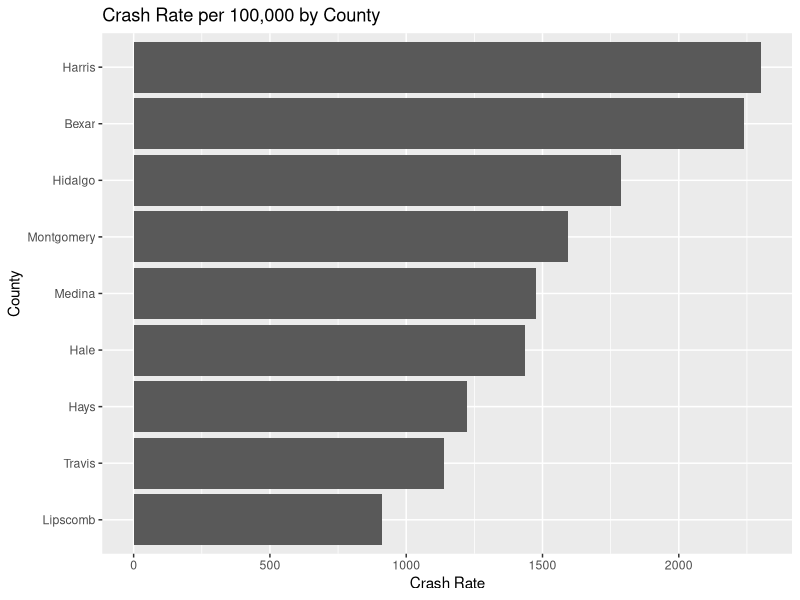
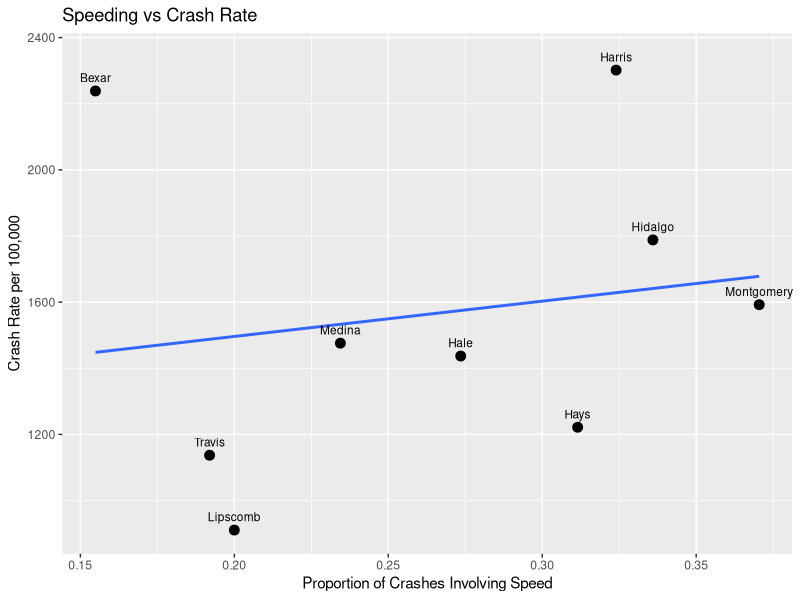
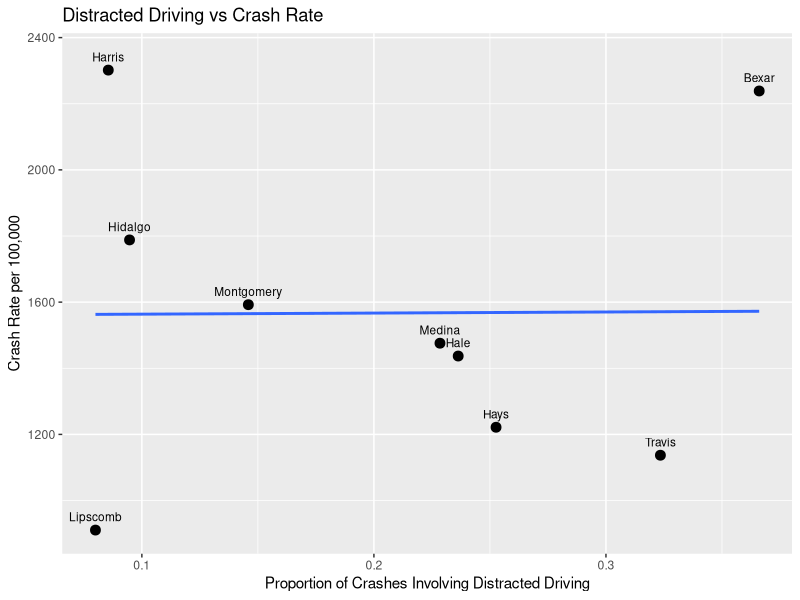
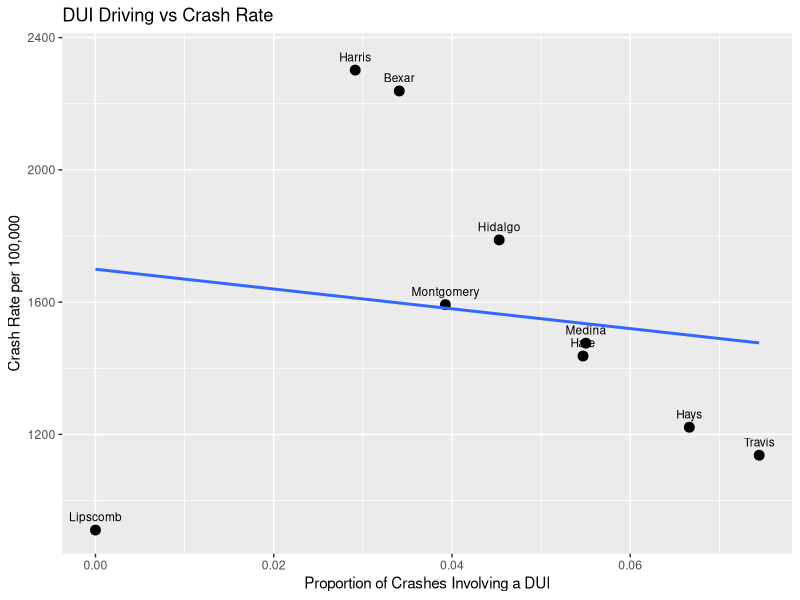
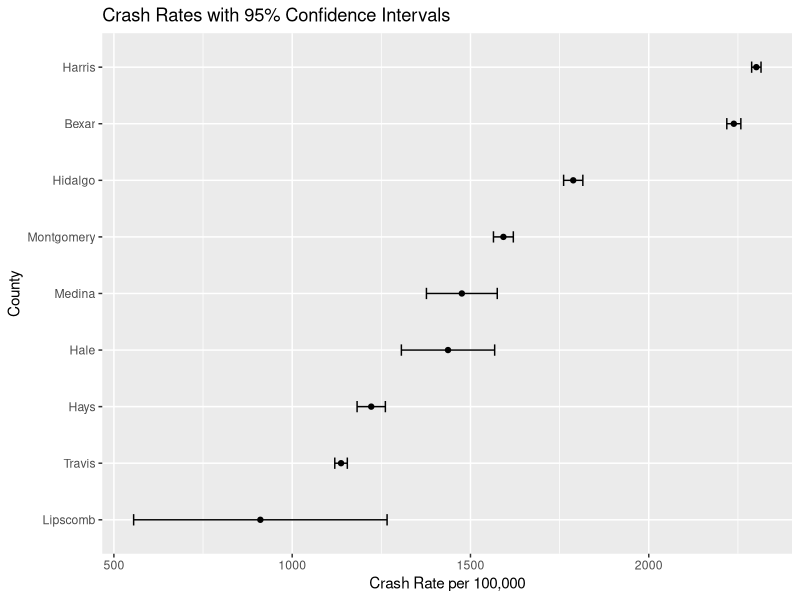
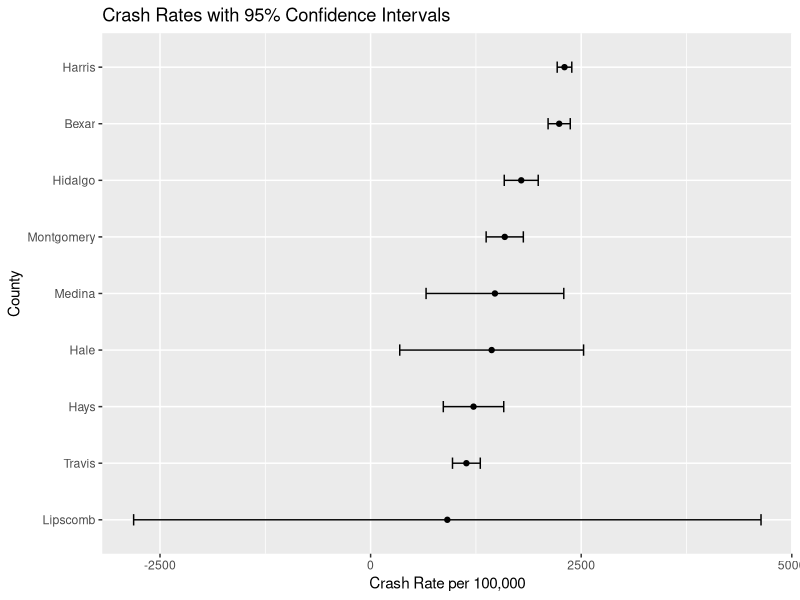

Reproduce these figures in R, in order.
## ---- chunk 1
knitr::opts_chunk$set(echo = TRUE, warning = FALSE, message = FALSE)
library(tidyverse)
## ---- chunk 2
crash <- read.csv("Crash_Data_2024.csv")

head(crash)
str(crash)
## ---- chunk 3
crash <- crash %>%
  mutate(
    Total_Crashes = as.numeric(gsub(",", "", Total_Crashes)),
    Population = as.numeric(gsub(",", "", Population)),
    Fatal_Crashes = as.numeric(gsub(",", "", Fatal_Crashes)),
    Speed_Crashes = as.numeric(gsub(",", "", Speed_Crashes)),
    DUI_Crashes = as.numeric(gsub(",", "", DUI_Crashes)),
    Distracted_Crashes = as.numeric(gsub(",", "", Distracted_Crashes)),
    Serious_Crashes = as.numeric(gsub(",", "", Serious_Crashes)),
    Minor_Crashes = as.numeric(gsub(",", "", Minor_Crashes))
  )

crash <- crash %>%
  mutate(
    Crash_Rate = (Total_Crashes / Population) * 100000,
    Fatal_Rate = (Fatal_Crashes / Population) * 100000,
    SpeedPercent = Speed_Crashes / Total_Crashes,
    DUIPercent = DUI_Crashes / Total_Crashes,
    DistractedPercent = Distracted_Crashes / Total_Crashes,
    SeverityPercent = (Fatal_Crashes + Serious_Crashes) / Total_Crashes
  )

summary(crash)
## ---- chunk 4
crash %>%
  arrange(desc(Crash_Rate))
## ---- chunk 5
crash %>%
  arrange(desc(Fatal_Rate))
## ---- chunk 6
ggplot(crash, aes(x = reorder(County, Crash_Rate), y = Crash_Rate)) +
  geom_col() +
  coord_flip() +
  labs(
    title = "Crash Rate per 100,000 by County",
    x = "County",
    y = "Crash Rate"
  )
## ---- chunk 7
ggplot(crash, aes(x = SpeedPercent, y = Crash_Rate, label = County)) +
  geom_point(size = 3) +
  geom_smooth(method = "lm", se = FALSE) +
  geom_text(nudge_y = 40, size = 3) +
  labs(
    title = "Speeding vs Crash Rate",
    x = "Proportion of Crashes Involving Speed",
    y = "Crash Rate per 100,000"
  )
## ---- chunk 8
ggplot(crash, aes(x = DistractedPercent, y = Crash_Rate, label = County)) +
  geom_point(size = 3) +
  geom_smooth(method = "lm", se = FALSE) +
  geom_text(nudge_y = 40, size = 3) +
  labs(
    title = "Distracted Driving vs Crash Rate",
    x = "Proportion of Crashes Involving Distracted Driving",
    y = "Crash Rate per 100,000"
  )
## ---- chunk 9
ggplot(crash, aes(x = DUIPercent, y = Crash_Rate, label = County)) +
  geom_point(size = 3) +
  geom_smooth(method = "lm", se = FALSE) +
  geom_text(nudge_y = 40, size = 3) +
  labs(
    title = "DUI Driving vs Crash Rate",
    x = "Proportion of Crashes Involving a DUI",
    y = "Crash Rate per 100,000"
  )
## ---- chunk 10
crash %>%
  select(County, Crash_Rate, Fatal_Rate, SpeedPercent, DUIPercent, DistractedPercent, SeverityPercent) %>%
  arrange(desc(Crash_Rate))
## ---- chunk 11
harris <- crash %>% filter(County == "Harris")

p_hat_harris <- harris$Total_Crashes / harris$Population
n_harris <- harris$Population
z <- 1.96
se_harris <- sqrt((p_hat_harris * (1 - p_hat_harris)) / n_harris)

lower_harris <- p_hat_harris - z * se_harris
upper_harris <- p_hat_harris + z * se_harris

lower_harris * 100000
upper_harris * 100000
## ---- chunk 12
montgomery <- crash %>% filter(County == "Montgomery")

p_hat_montgomery <- montgomery$Total_Crashes / montgomery$Population
n_montgomery <- montgomery$Population
se_montgomery <- sqrt((p_hat_montgomery * (1 - p_hat_montgomery)) / n_montgomery)

lower_montgomery <- p_hat_montgomery - z * se_montgomery
upper_montgomery <- p_hat_montgomery + z * se_montgomery

lower_montgomery * 100000
upper_montgomery * 100000
## ---- chunk 13
tibble(
  County = c("Harris", "Montgomery"),
  Lower_CI = c(lower_harris, lower_montgomery) * 100000,
  Upper_CI = c(upper_harris, upper_montgomery) * 100000
)
## ---- chunk 14
ci_all <- crash %>%
  mutate(
    p_hat = Total_Crashes / Population,
    n = Population,
    z = 1.96,
    se = sqrt((p_hat * (1 - p_hat)) / n),
    Lower_CI = (p_hat - z * se) * 100000,
    Upper_CI = (p_hat + z * se) * 100000,
    Crash_Rate = p_hat * 100000
  ) %>%
  select(County, Crash_Rate, Lower_CI, Upper_CI)

knitr::kable(
  ci_all %>% mutate(across(-County, ~ round(.x, 2))),
  booktabs = TRUE,
  caption = "95% Confidence Intervals for Crash Rates"
)

ggplot(ci_all, aes(x = reorder(County, Crash_Rate), y = Crash_Rate)) +
  geom_point() +
  geom_errorbar(aes(ymin = Lower_CI, ymax = Upper_CI), width = 0.2) +
  coord_flip() +
  labs(
    title = "Crash Rates with 95% Confidence Intervals",
    x = "County",
    y = "Crash Rate per 100,000"
  )
## ---- chunk 15
# replacing population with total crashes to see what happens with the confidence interval.
ci_all <- crash %>%
  mutate(
    p_hat = Total_Crashes / Population,
    n = Total_Crashes,
    z = 1.96,
   se = sqrt((p_hat * (1 - p_hat)) / Total_Crashes),
    Lower_CI = (p_hat - z * se) * 100000,
    Upper_CI = (p_hat + z * se) * 100000,
    Crash_Rate = p_hat * 100000
  ) %>%
  select(County, Crash_Rate, Lower_CI, Upper_CI)

knitr::kable(
  ci_all %>% mutate(across(-County, ~ round(.x, 2))),
  booktabs = TRUE,
  caption = "95% Confidence Intervals for Crash Rates"
)

ggplot(ci_all, aes(x = reorder(County, Crash_Rate), y = Crash_Rate)) +
  geom_point() +
  geom_errorbar(aes(ymin = Lower_CI, ymax = Upper_CI), width = 0.2) +
  coord_flip() +
  labs(
    title = "Crash Rates with 95% Confidence Intervals",
    x = "County",
    y = "Crash Rate per 100,000"
  )


## ---- chunk 16
model <- lm(Crash_Rate ~ SpeedPercent + DUIPercent + DistractedPercent, data = crash)

summary(model)
